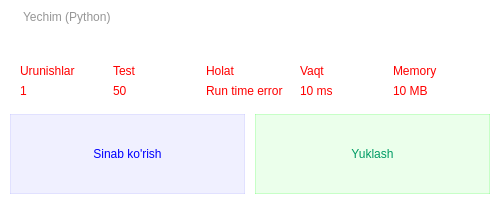
            <widget class="QFrame" name="code_hint">
             <property name="sizePolicy">
              <sizepolicy hsizetype="Minimum" vsizetype="Minimum">
               <horstretch>100</horstretch>
               <verstretch>0</verstretch>
              </sizepolicy>
             </property>
             <property name="minimumSize">
              <size>
               <width>500</width>
               <height>0</height>
              </size>
             </property>
             <property name="styleSheet">
              <string notr="true">border: 0;
padding: 0;
background-color: rgba(0, 0, 0, 0);</string>
             </property>
             <property name="frameShape">
              <enum>QFrame::StyledPanel</enum>
             </property>
             <property name="frameShadow">
              <enum>QFrame::Raised</enum>
             </property>
             <layout class="QVBoxLayout" name="verticalLayout_16">
              <property name="spacing">
               <number>10</number>
              </property>
              <property name="leftMargin">
               <number>0</number>
              </property>
              <property name="topMargin">
               <number>0</number>
              </property>
              <property name="rightMargin">
               <number>0</number>
              </property>
              <property name="bottomMargin">
               <number>0</number>
              </property>
              <item>
               <widget class="QFrame" name="code_edit_contanier">
                <property name="sizePolicy">
                 <sizepolicy hsizetype="Preferred" vsizetype="Minimum">
                  <horstretch>0</horstretch>
                  <verstretch>0</verstretch>
                 </sizepolicy>
                </property>
                <property name="styleSheet">
                 <string notr="true">
background-color: rgba(255, 255, 255, 100);
border:1px solid rgba(255, 255, 255, 180);</string>
                </property>
                <property name="frameShape">
                 <enum>QFrame::StyledPanel</enum>
                </property>
                <property name="frameShadow">
                 <enum>QFrame::Raised</enum>
                </property>
                <layout class="QVBoxLayout" name="verticalLayout_22">
                 <property name="spacing">
                  <number>10</number>
                 </property>
                 <item>
                  <widget class="QLabel" name="label_31">
                   <property name="sizePolicy">
                    <sizepolicy hsizetype="Preferred" vsizetype="Maximum">
                     <horstretch>0</horstretch>
                     <verstretch>0</verstretch>
                    </sizepolicy>
                   </property>
                   <property name="styleSheet">
                    <string notr="true">color: rgb(150,150,150);
background-color: rgba(0, 0, 0, 0);
padding-left: 10px;
border: 0;</string>
                   </property>
                   <property name="text">
                    <string>Yechim (Python)</string>
                   </property>
                  </widget>
                 </item>
                </layout>
               </widget>
              </item>
              <item>
               <widget class="QFrame" name="frame_18">
                <property name="sizePolicy">
                 <sizepolicy hsizetype="Minimum" vsizetype="Preferred">
                  <horstretch>0</horstretch>
                  <verstretch>0</verstretch>
                 </sizepolicy>
                </property>
                <property name="maximumSize">
                 <size>
                  <width>16777215</width>
                  <height>200</height>
                 </size>
                </property>
                <property name="styleSheet">
                 <string notr="true">
background-color: rgba(255, 255, 255, 100);
border:1px solid rgba(255, 255, 255, 180);</string>
                </property>
                <property name="frameShape">
                 <enum>QFrame::StyledPanel</enum>
                </property>
                <property name="frameShadow">
                 <enum>QFrame::Raised</enum>
                </property>
                <layout class="QVBoxLayout" name="verticalLayout_17">
                 <item>
                  <widget class="QFrame" name="frame_20">
                   <property name="sizePolicy">
                    <sizepolicy hsizetype="Preferred" vsizetype="Minimum">
                     <horstretch>0</horstretch>
                     <verstretch>0</verstretch>
                    </sizepolicy>
                   </property>
                   <property name="styleSheet">
                    <string notr="true">QLabel{
border: 0;
background-color: rgba(0, 0, 0, 0);
font-family: &quot;Segoe UI&quot;;
}QFrame{
color: rgb(0,155,100);
color: red;}
</string>
                   </property>
                   <property name="frameShape">
                    <enum>QFrame::StyledPanel</enum>
                   </property>
                   <property name="frameShadow">
                    <enum>QFrame::Raised</enum>
                   </property>
                   <layout class="QGridLayout" name="gridLayout_7">
                    <item row="0" column="0">
                     <widget class="QLabel" name="label_29">
                      <property name="styleSheet">
                       <string notr="true">border: 0;
background-color: rgba(0, 0, 0, 0);
font-family: &quot;Segoe UI&quot;;</string>
                      </property>
                      <property name="text">
                       <string>Urunishlar</string>
                      </property>
                     </widget>
                    </item>
                    <item row="1" column="0">
                     <widget class="QLabel" name="label_30">
                      <property name="text">
                       <string>1</string>
                      </property>
                     </widget>
                    </item>
                    <item row="0" column="4">
                     <widget class="QLabel" name="label_24">
                      <property name="styleSheet">
                       <string notr="true">font-family: &quot;Segoe UI&quot;;</string>
                      </property>
                      <property name="text">
                       <string>Memory</string>
                      </property>
                     </widget>
                    </item>
                    <item row="0" column="3">
                     <widget class="QLabel" name="label_23">
                      <property name="styleSheet">
                       <string notr="true">font-family: &quot;Segoe UI&quot;;</string>
                      </property>
                      <property name="text">
                       <string>Vaqt</string>
                      </property>
                     </widget>
                    </item>
                    <item row="1" column="3">
                     <widget class="QLabel" name="label_27">
                      <property name="text">
                       <string>10 ms</string>
                      </property>
                     </widget>
                    </item>
                    <item row="1" column="4">
                     <widget class="QLabel" name="label_28">
                      <property name="text">
                       <string>10 MB</string>
                      </property>
                     </widget>
                    </item>
                    <item row="0" column="1">
                     <widget class="QLabel" name="label_32">
                      <property name="styleSheet">
                       <string notr="true">font-family: &quot;Segoe UI&quot;;</string>
                      </property>
                      <property name="text">
                       <string>Test</string>
                      </property>
                     </widget>
                    </item>
                    <item row="1" column="1">
                     <widget class="QLabel" name="label_33">
                      <property name="text">
                       <string>50</string>
                      </property>
                     </widget>
                    </item>
                    <item row="0" column="2">
                     <widget class="QLabel" name="label_25">
                      <property name="styleSheet">
                       <string notr="true">font-family: &quot;Segoe UI&quot;;</string>
                      </property>
                      <property name="text">
                       <string>Holat</string>
                      </property>
                     </widget>
                    </item>
                    <item row="1" column="2">
                     <widget class="QLabel" name="label_26">
                      <property name="text">
                       <string>Run time error</string>
                      </property>
                     </widget>
                    </item>
                   </layout>
                  </widget>
                 </item>
                 <item>
                  <widget class="QFrame" name="frame_17">
                   <property name="minimumSize">
                    <size>
                     <width>0</width>
                     <height>80</height>
                    </size>
                   </property>
                   <property name="styleSheet">
                    <string notr="true">border: 0;
padding: 0;
background-color: 0;</string>
                   </property>
                   <property name="frameShape">
                    <enum>QFrame::StyledPanel</enum>
                   </property>
                   <property name="frameShadow">
                    <enum>QFrame::Raised</enum>
                   </property>
                   <layout class="QHBoxLayout" name="horizontalLayout_6">
                    <property name="spacing">
                     <number>10</number>
                    </property>
                    <property name="leftMargin">
                     <number>0</number>
                    </property>
                    <property name="topMargin">
                     <number>0</number>
                    </property>
                    <property name="rightMargin">
                     <number>0</number>
                    </property>
                    <property name="bottomMargin">
                     <number>0</number>
                    </property>
                    <item>
                     <widget class="QPushButton" name="pushButton_25">
                      <property name="sizePolicy">
                       <sizepolicy hsizetype="Minimum" vsizetype="Minimum">
                        <horstretch>0</horstretch>
                        <verstretch>0</verstretch>
                       </sizepolicy>
                      </property>
                      <property name="cursor">
                       <cursorShape>PointingHandCursor</cursorShape>
                      </property>
                      <property name="styleSheet">
                       <string notr="true">QPushButton{
color: blue;
background-color: rgba(0, 0, 255, 15);
border:1px solid rgba(0, 0, 255, 15);
}QPushButton:hover{
color: blue;
background-color: rgba(0, 0, 255, 30);
border:1px solid rgba(0, 0, 255, 15);
}</string>
                      </property>
                      <property name="text">
                       <string>Sinab ko'rish</string>
                      </property>
                     </widget>
                    </item>
                    <item>
                     <widget class="QPushButton" name="pushButton_21">
                      <property name="sizePolicy">
                       <sizepolicy hsizetype="Minimum" vsizetype="Minimum">
                        <horstretch>0</horstretch>
                        <verstretch>0</verstretch>
                       </sizepolicy>
                      </property>
                      <property name="cursor">
                       <cursorShape>PointingHandCursor</cursorShape>
                      </property>
                      <property name="styleSheet">
                       <string notr="true">QPushButton{
background-color: rgba(0, 255, 0, 20);
border:1px solid rgba(0, 255, 0, 40);
color: rgb(0,155,100);
}QPushButton:hover{
background-color: rgba(0, 255, 0, 50);
border:1px solid rgba(0, 255, 0, 40);
color: rgb(0,155,100);
}</string>
                      </property>
                      <property name="text">
                       <string>Yuklash</string>
                      </property>
                     </widget>
                    </item>
                   </layout>
                  </widget>
                 </item>
                </layout>
               </widget>
              </item>
             </layout>
            </widget>
